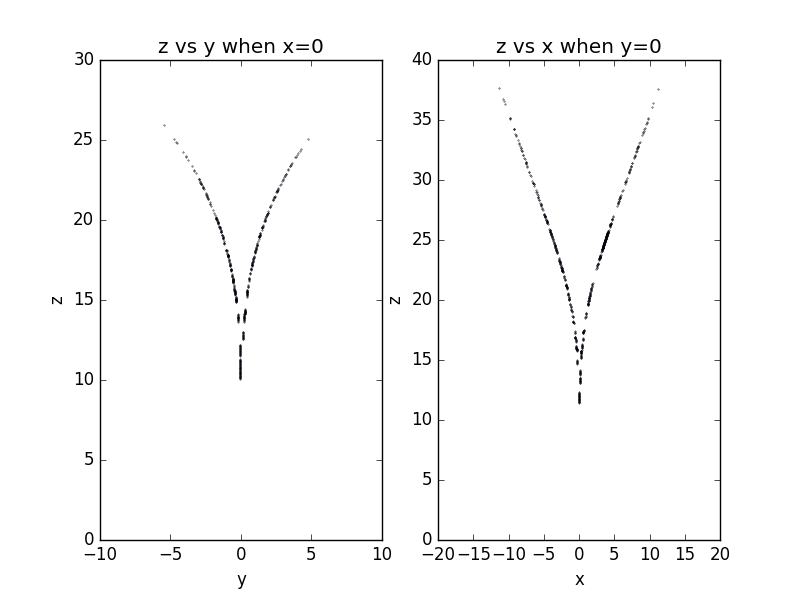

Python code for this plot:
from __future__ import division
from pylab import *

def phase_yz(r):
    x=[1]
    y=[0]
    z=[0]
    dxdt=[0]
    dydt=[0]
    dzdt=[0]
    t=[0]
    dt=0.001
    sigma=10
    b=8/3
    y0=[]
    z0=[]
    for i in range(499999):
        dxdt.append(sigma*(y[-1]-x[-1]))
        dydt.append(-x[-1]*z[-1]+r*x[-1]-y[-1])
        dzdt.append(x[-1]*y[-1]-b*z[-1])
        x.append(x[-1]+dxdt[-1]*dt)
        y.append(y[-1]+dydt[-1]*dt)
        z.append(z[-1]+dzdt[-1]*dt)
        t.append(t[-1]+dt)
        if t[-1]>30:
            if abs(x[-1])<0.01:
                y0.append(y[-1])
                z0.append(z[-1])
    return y0,z0

def phase_xz(r):
    x=[1]
    y=[0]
    z=[0]
    dxdt=[0]
    dydt=[0]
    dzdt=[0]
    t=[0]
    dt=0.001
    sigma=10
    b=8/3
    x0=[]
    z0=[]
    for i in range(499999):
        dxdt.append(sigma*(y[-1]-x[-1]))
        dydt.append(-x[-1]*z[-1]+r*x[-1]-y[-1])
        dzdt.append(x[-1]*y[-1]-b*z[-1])
        x.append(x[-1]+dxdt[-1]*dt)
        y.append(y[-1]+dydt[-1]*dt)
        z.append(z[-1]+dzdt[-1]*dt)
        t.append(t[-1]+dt)
        if t[-1]>30:
            if abs(y[-1])<0.01:
                x0.append(x[-1])
                z0.append(z[-1])
    return x0,z0

subplot(1,2,1)
y0=phase_yz(25)[0]
z0=phase_yz(25)[1]
scatter(y0,z0,s=0.1)
title('z vs y when x=0')
xlabel('y')
ylabel('z')
xlim(-10,10)
ylim(0,30)

subplot(1,2,2)
x00=phase_xz(25)[0]
z00=phase_xz(25)[1]
scatter(x00,z00,s=0.1)
title('z vs x when y=0')
xlabel('x')
ylabel('z')
xlim(-20,20)
ylim(0,40)

show()

    

    
    
